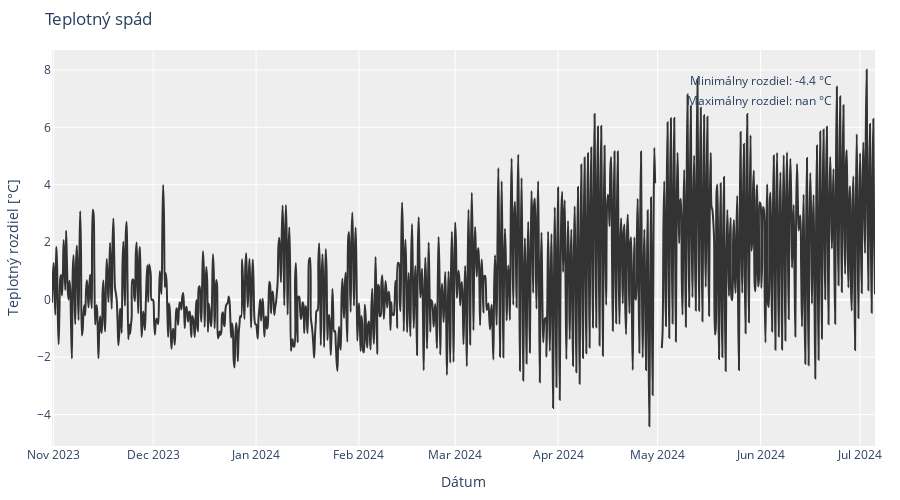

The notebook cell this image was saved under:
### Code cell
import pandas as pd
import plotly.express as px

df_sens = df_spans_flattened[3]

average_set = "6h"

# Convert 'time_server_UTC' to datetime and resample
df_sens['time_server_UTC'] = pd.to_datetime(df_sens['time_server_UTC'])

# Resample and compute mean for the relevant columns
df_temp_1 = df_sens.resample(average_set, on='time_server_UTC')[
    '31.pv1'].mean()

df_temp_2 = df_sens.resample(average_set, on='time_server_UTC')[
    '31.pv2'].mean()

# Calculate the difference between temperatures
temperature_difference = df_temp_2 - df_temp_1

# Sort difference_resampled by values
sorted_difference = temperature_difference.sort_values()

# Calculate min and max differences
min_difference = sorted_difference.iloc[0]
max_difference = sorted_difference.iloc[-1]

# Create a Plotly line plot for temperature differences
fig_temperature_difference = px.line()
fig_temperature_difference.add_scatter(
    x=temperature_difference.index, y=temperature_difference, name='Teplotný rozdiel', mode='lines', line_shape='spline', line_color='#333333')

fig_temperature_difference.update_layout(title='Teplotný spád',
                                         xaxis_title='Dátum',
                                         yaxis_title='Teplotný rozdiel [°C]',
                                         legend=dict(orientation='h', yanchor='bottom',
                                                     y=1.02, xanchor='right', x=1),
                                         plot_bgcolor='#EEEEEE',
                                         width=900, height=500,
                                         margin=dict(l=50, r=25, t=50, b=50))

# Add text annotations for min and max differences
fig_temperature_difference.add_annotation(
    text=f'Minimálny rozdiel: {min_difference:.1f} °C', xref='paper', yref='paper', x=0.95, y=0.95, showarrow=False)
fig_temperature_difference.add_annotation(
    text=f'Maximálny rozdiel: {max_difference:.1f} °C', xref='paper', yref='paper', x=0.95, y=0.90, showarrow=False)

# Show the plot
fig_temperature_difference.show()

### Figure 1 — Plotly figure (JSON) as saved in the notebook; plotly's stock layout.template omitted (floating-point values rounded to 4 significant figures; data arrays with more than 128 entries replaced by an {"elided": "..."} marker saying what was removed)
{"data": [{"hovertemplate": "<extra></extra>", "legendgroup": "", "line": {"color": "#636efa", "dash": "solid"}, "marker": {"symbol": "circle"}, "mode": "lines", "name": "", "orientation": "v", "showlegend": false, "type": "scatter", "xaxis": "x", "yaxis": "y"}, {"line": {"color": "#333333", "shape": "spline"}, "mode": "lines", "name": "Teplotný rozdiel", "type": "scatter", "x": {"elided": "993 str values"}, "y": {"elided": "993 float values"}}], "layout": {"annotations": [{"showarrow": false, "text": "Minimálny rozdiel: -4.4 °C", "x": 0.95, "xref": "paper", "y": 0.95, "yref": "paper"}, {"showarrow": false, "text": "Maximálny rozdiel: nan °C", "x": 0.95, "xref": "paper", "y": 0.9, "yref": "paper"}], "height": 500, "legend": {"orientation": "h", "tracegroupgap": 0, "x": 1, "xanchor": "right", "y": 1.02, "yanchor": "bottom"}, "margin": {"b": 50, "l": 50, "r": 25, "t": 50}, "plot_bgcolor": "#EEEEEE", "title": {"text": "Teplotný spád"}, "width": 900, "xaxis": {"anchor": "y", "domain": [0, 1], "title": {"text": "Dátum"}}, "yaxis": {"anchor": "x", "domain": [0, 1], "title": {"text": "Teplotný rozdiel [°C]"}}}}
